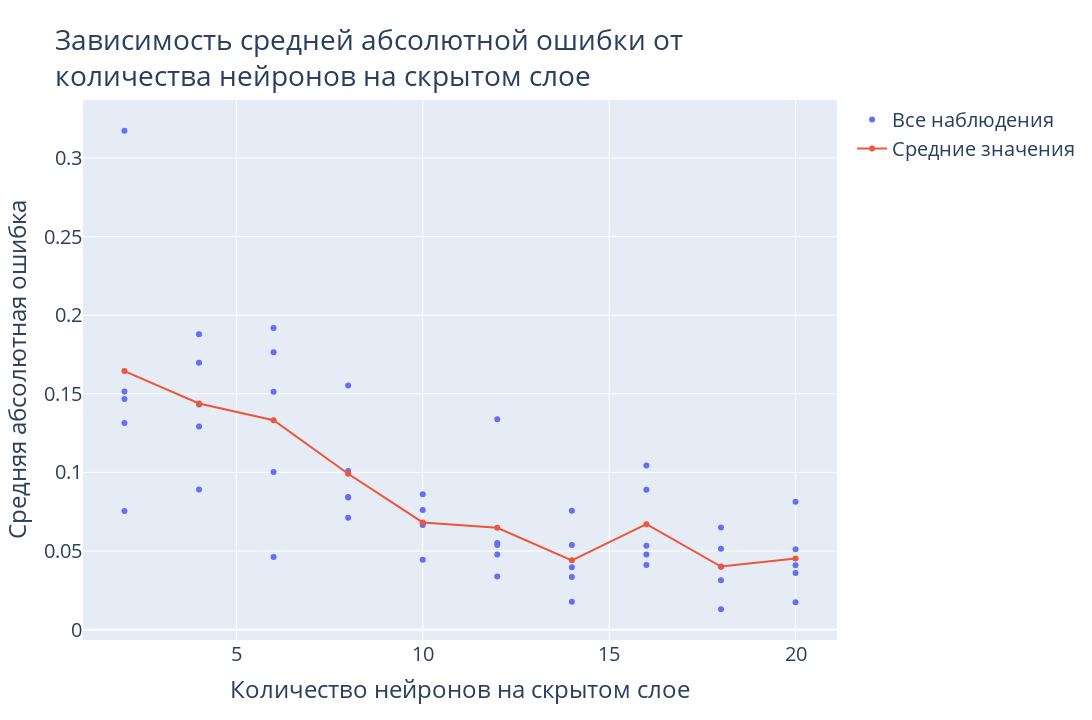

Notebook cell for this chart:
### Code cell
# Plotting results for training epochs amount
fig = go.Figure()
fig.add_trace(
    go.Scatter(x=all_sizes, y=all_mapes,
               name='Все наблюдения', mode='markers')
)
fig.add_trace(
    go.Scatter(x=hidden_sizes, y=mapes_mean,
               name='Средние значения', mode='lines+markers')
)
fig.update_layout(
    title='Зависимость средней абсолютной ошибки от<br>количества нейронов на скрытом слое',
    font=dict(size=20),
    xaxis=dict(title='Количество нейронов на скрытом слое'),
    yaxis=dict(title='Средняя абсолютная ошибка'),
    width=1280,
    height=720
)
fig.show()

### Figure 1 — Plotly figure (JSON) as saved in the notebook; plotly's stock layout.template omitted (floating-point values rounded to 4 significant figures)
{"data": [{"mode": "markers", "name": "Все наблюдения", "type": "scatter", "x": [2, 2, 2, 2, 2, 4, 4, 4, 4, 4, 6, 6, 6, 6, 6, 8, 8, 8, 8, 8, 10, 10, 10, 10, 10, 12, 12, 12, 12, 12, 14, 14, 14, 14, 14, 16, 16, 16, 16, 16, 18, 18, 18, 18, 18, 20, 20, 20, 20, 20], "y": [0.1514, 0.1314, 0.3173, 0.07544, 0.1467, 0.1697, 0.188, 0.1292, 0.08918, 0.1432, 0.1002, 0.1764, 0.1513, 0.04616, 0.1918, 0.08412, 0.0711, 0.1553, 0.1009, 0.08443, 0.04451, 0.08604, 0.07617, 0.06656, 0.06766, 0.1338, 0.04774, 0.05506, 0.05379, 0.03375, 0.03976, 0.05378, 0.07557, 0.03352, 0.01779, 0.04773, 0.05339, 0.04111, 0.08894, 0.1043, 0.05144, 0.03147, 0.03994, 0.01297, 0.06489, 0.03595, 0.01735, 0.0813, 0.0409, 0.05109]}, {"mode": "lines+markers", "name": "Средние значения", "type": "scatter", "x": [2, 4, 6, 8, 10, 12, 14, 16, 18, 20], "y": [0.1645, 0.1439, 0.1332, 0.09916, 0.06819, 0.06484, 0.04408, 0.0671, 0.04014, 0.04532]}], "layout": {"font": {"size": 20}, "height": 720, "title": {"text": "Зависимость средней абсолютной ошибки от<br>количества нейронов на скрытом слое"}, "width": 1280, "xaxis": {"title": {"text": "Количество нейронов на скрытом слое"}}, "yaxis": {"title": {"text": "Средняя абсолютная ошибка"}}}}
